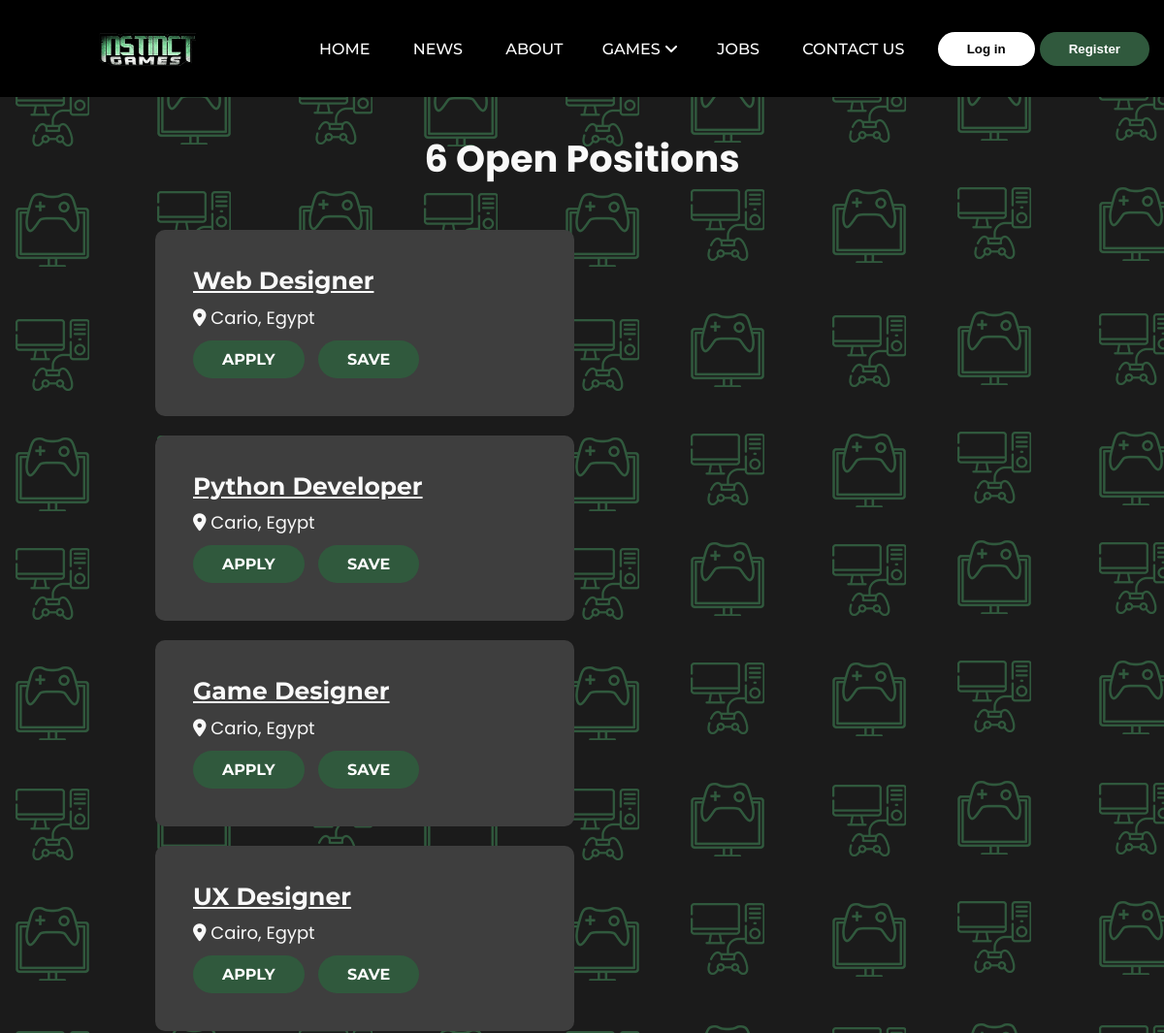
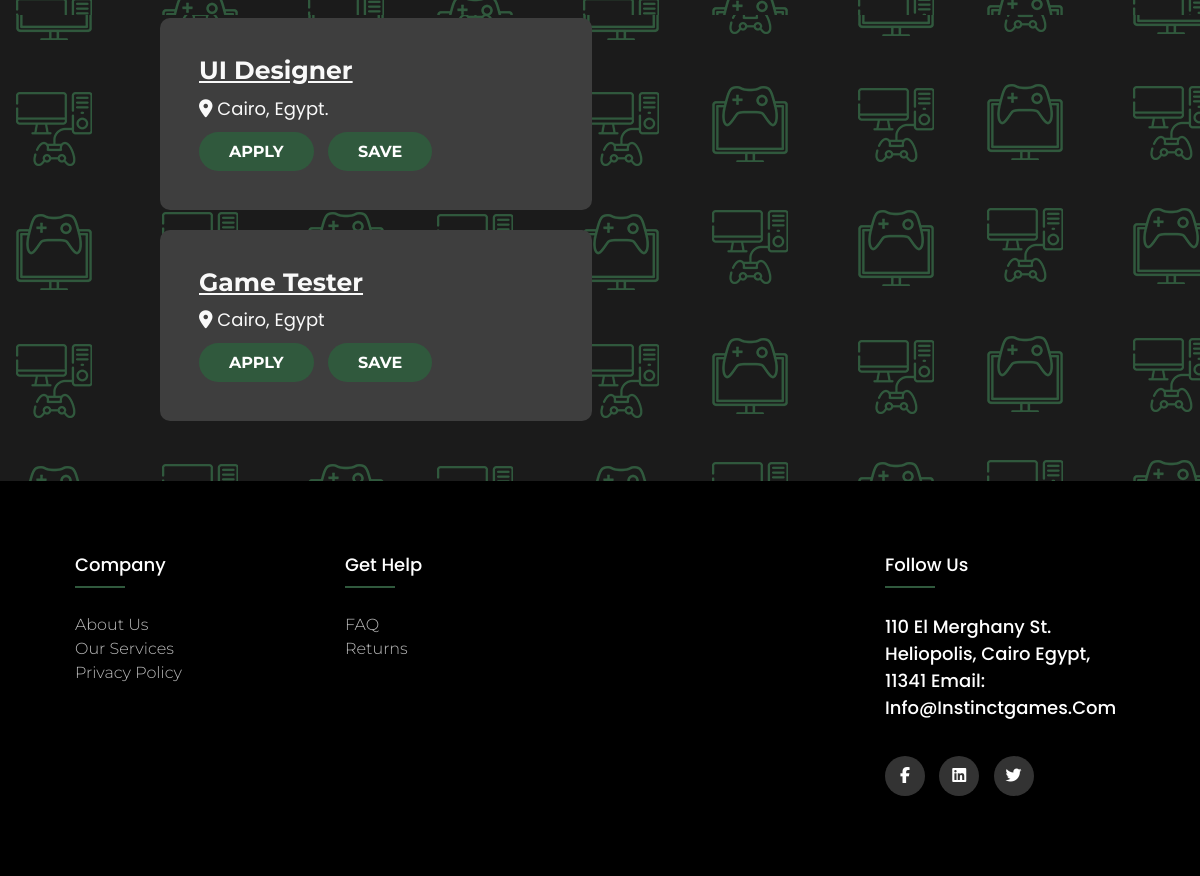
/Jobs.php, run on the app's committed database (2 pictures, top to bottom).
### tables this page shows
CREATE TABLE `roles` (
  `id` int(11) UNSIGNED NOT NULL,
  `job` varchar(128) NOT NULL,
  `location` varchar(128) NOT NULL
);

### Jobs.php (the view, shortened to what this page needs)
<?php
$servername = "localhost";
$username = "root";
$password = "";
$dbname = "instinct_games";
$conn = mysqli_connect($servername,$username,$password,$dbname);
$count = "SELECT count(id) AS cnt FROM roles";
$rowCount = mysqli_query($conn,$count);
$Countt = mysqli_fetch_assoc($rowCount);
$sqll = "SELECT * FROM roles";
$resultt = mysqli_query($conn,$sqll);
?>
<!DOCTYPE html>
<html lang="en">
<head>
    <link rel="stylesheet" href="layouts/css/style.css">
</head>
<body style="background-image: url('layouts/img/BG.png');">
<?php
include("includes/nav.php");
    ?>
<h3 style="font-weight: bold; color: #F9F9F9; font-size:38.25px;text-align: center; margin:35px; ">
    <span><?php echo $Countt['cnt']; ?> Open Positions</span>
</h3>
<div class="jcontainer">
    <div class="jrow">
        <?php
        while($row = mysqli_fetch_assoc($resultt)) {
        ?>
        <div class="jcards">
            <h3><a href="jobDescr.php"><?php echo $row['job']; ?></a></h3>
            <p> <i class="fas fa-map-marker-alt"></i> <?php echo $row['location']; ?></p>
            <a href="jobApply.php?id=<?php echo $row['id']; ?>&user=<?php echo $user_id; ?>"><button class="jbutton">APPLY</button></a>
            <button class="jbutton">SAVE</button>
        </div>
        <?php
        }
        ?>
    </div>
</div>
<?php include("includes/footer.php");
    ?>
</body>
</html>

### layouts/css/style.css (style rules this page uses)
* { margin: 0; padding: 0; box-sizing: border-box; }
body { background-color: #1b1b1b; color: white; box-sizing: border-box; }
li,a,button { font-family: "Montserrat",sans-serif; font-weight: 500; font-size: 16px; color: white; text-decoration: none; }
.jcontainer { width:75%; margin-left: auto; margin-right: auto; }
.jrow { display:flex; flex-wrap: wrap; justify-content: space-between; width:100%; }
.jcards { background-color:#3e3e3e; border-radius:10px; border:none; width: 48%; margin: 10px; padding: 34px; }
.jcards h3 a { font-weight: bold; font-size:25px; margin:5px; text-decoration: underline; color: #F9F9F9; }
.jcards p { margin: 5px; font-size:18px; color: #F9F9F9; }
.jcards .jbutton { padding:10px 30px; border-radius: 30px; margin: 5px; border:none; color:white; font-weight: bold; background-color: #30593D; }

### includes/footer.php (style rules this page uses)
* { margin: 0; padding: 0; box-sizing: border-box; }
body { line-height: 1.5; font-family: 'Poppins', sans-serif; }

### data on the page
roles: job "Web Designer", location "Cario, Egypt"
roles: job "Python Developer", location "Cario, Egypt"
roles: job "Game Designer", location "Cario, Egypt"
roles: job "UX Designer", location "Cairo, Egypt"
roles: job "UI Designer", location "Cairo, Egypt."
roles: job "Game Tester", location "Cairo, Egypt"

### other printed values
$Countt['cnt'] "6"
